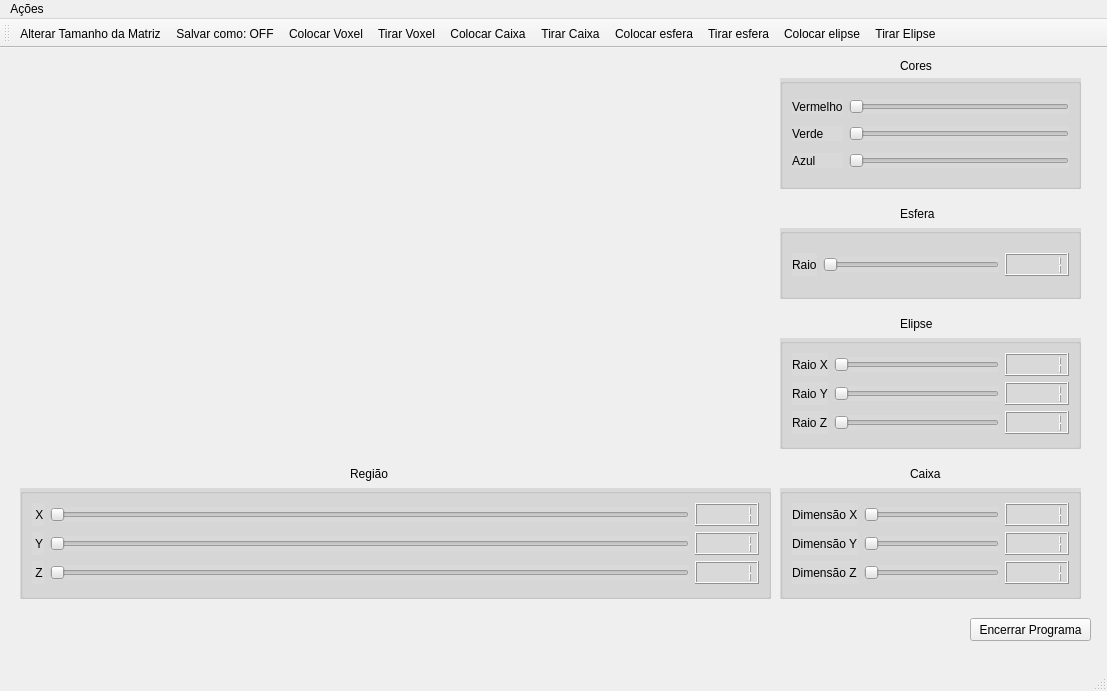
<?xml version="1.0" encoding="UTF-8"?>
<ui version="4.0">
 <class>MainWindow</class>
 <widget class="QMainWindow" name="MainWindow">
  <property name="geometry">
   <rect>
    <x>0</x>
    <y>0</y>
    <width>1107</width>
    <height>691</height>
   </rect>
  </property>
  <property name="windowTitle">
   <string>MainWindow</string>
  </property>
  <widget class="QWidget" name="centralwidget">
   <widget class="QPushButton" name="pushButtonQuit">
    <property name="geometry">
     <rect>
      <x>970</x>
      <y>570</y>
      <width>121</width>
      <height>23</height>
     </rect>
    </property>
    <property name="text">
     <string>Encerrar Programa</string>
    </property>
   </widget>
   <widget class="QLabel" name="labelEsfera">
    <property name="geometry">
     <rect>
      <x>900</x>
      <y>150</y>
      <width>51</width>
      <height>31</height>
     </rect>
    </property>
    <property name="styleSheet">
     <string notr="true">font: 14pt &quot;MS Shell Dlg 2&quot;;</string>
    </property>
    <property name="text">
     <string>Esfera</string>
    </property>
   </widget>
   <widget class="QLabel" name="labelCores">
    <property name="geometry">
     <rect>
      <x>900</x>
      <y>10</y>
      <width>61</width>
      <height>16</height>
     </rect>
    </property>
    <property name="styleSheet">
     <string notr="true">font: 14pt &quot;MS Shell Dlg 2&quot;;</string>
    </property>
    <property name="text">
     <string>Cores</string>
    </property>
   </widget>
   <widget class="QLabel" name="labelElipse">
    <property name="geometry">
     <rect>
      <x>900</x>
      <y>260</y>
      <width>51</width>
      <height>31</height>
     </rect>
    </property>
    <property name="styleSheet">
     <string notr="true">font: 14pt &quot;MS Shell Dlg 2&quot;;</string>
    </property>
    <property name="text">
     <string>Elipse</string>
    </property>
   </widget>
   <widget class="QGroupBox" name="groupBox">
    <property name="geometry">
     <rect>
      <x>20</x>
      <y>440</y>
      <width>751</width>
      <height>111</height>
     </rect>
    </property>
    <property name="styleSheet">
     <string notr="true">background-color: rgb(217, 217, 217);</string>
    </property>
    <layout class="QGridLayout" name="gridLayout_4">
     <item row="0" column="0">
      <widget class="QLabel" name="labelX">
       <property name="styleSheet">
        <string notr="true">font: 12pt &quot;MS Shell Dlg 2&quot;;</string>
       </property>
       <property name="text">
        <string> X</string>
       </property>
      </widget>
     </item>
     <item row="0" column="2">
      <widget class="QLCDNumber" name="lcdNumberX">
       <property name="styleSheet">
        <string notr="true">border-color: rgb(50, 227, 227);
font: 12pt &quot;MS Shell Dlg 2&quot;;

</string>
       </property>
       <property name="midLineWidth">
        <number>0</number>
       </property>
       <property name="intValue" stdset="0">
        <number>1</number>
       </property>
      </widget>
     </item>
     <item row="1" column="1">
      <widget class="QSlider" name="horizontalSliderY">
       <property name="orientation">
        <enum>Qt::Horizontal</enum>
       </property>
       <property name="tickInterval">
        <number>1</number>
       </property>
      </widget>
     </item>
     <item row="1" column="2">
      <widget class="QLCDNumber" name="lcdNumberY">
       <property name="styleSheet">
        <string notr="true">border-color: rgb(50, 227, 227);
font: 12pt &quot;MS Shell Dlg 2&quot;;

</string>
       </property>
       <property name="midLineWidth">
        <number>0</number>
       </property>
       <property name="intValue" stdset="0">
        <number>1</number>
       </property>
      </widget>
     </item>
     <item row="2" column="0">
      <widget class="QLabel" name="labelZ">
       <property name="styleSheet">
        <string notr="true">font: 12pt &quot;MS Shell Dlg 2&quot;;</string>
       </property>
       <property name="text">
        <string> Z</string>
       </property>
      </widget>
     </item>
     <item row="2" column="1">
      <widget class="QSlider" name="horizontalSliderz">
       <property name="orientation">
        <enum>Qt::Horizontal</enum>
       </property>
       <property name="tickInterval">
        <number>1</number>
       </property>
      </widget>
     </item>
     <item row="1" column="0">
      <widget class="QLabel" name="labelY">
       <property name="styleSheet">
        <string notr="true">font: 12pt &quot;MS Shell Dlg 2&quot;;</string>
       </property>
       <property name="text">
        <string> Y</string>
       </property>
      </widget>
     </item>
     <item row="2" column="2">
      <widget class="QLCDNumber" name="lcdNumberZ">
       <property name="styleSheet">
        <string notr="true">border-color: rgb(50, 227, 227);
font: 12pt &quot;MS Shell Dlg 2&quot;;

</string>
       </property>
       <property name="midLineWidth">
        <number>0</number>
       </property>
       <property name="intValue" stdset="0">
        <number>1</number>
       </property>
      </widget>
     </item>
     <item row="0" column="1">
      <widget class="QSlider" name="horizontalSliderX">
       <property name="orientation">
        <enum>Qt::Horizontal</enum>
       </property>
       <property name="tickInterval">
        <number>1</number>
       </property>
      </widget>
     </item>
    </layout>
   </widget>
   <widget class="QLabel" name="labelRegiaoxyz">
    <property name="geometry">
     <rect>
      <x>350</x>
      <y>410</y>
      <width>81</width>
      <height>31</height>
     </rect>
    </property>
    <property name="styleSheet">
     <string notr="true">font: 14pt &quot;MS Shell Dlg 2&quot;;</string>
    </property>
    <property name="text">
     <string>Região</string>
    </property>
   </widget>
   <widget class="QGroupBox" name="groupBox">
    <property name="geometry">
     <rect>
      <x>780</x>
      <y>30</y>
      <width>301</width>
      <height>111</height>
     </rect>
    </property>
    <property name="styleSheet">
     <string notr="true">background-color: rgb(217, 217, 217);</string>
    </property>
    <layout class="QGridLayout" name="gridLayout">
     <item row="0" column="0">
      <widget class="QLabel" name="labelRed">
       <property name="styleSheet">
        <string notr="true">font: 12pt &quot;MS Shell Dlg 2&quot;;</string>
       </property>
       <property name="text">
        <string>Vermelho</string>
       </property>
      </widget>
     </item>
     <item row="0" column="1">
      <widget class="QSlider" name="horizontalSliderVermelho">
       <property name="styleSheet">
        <string notr="true"/>
       </property>
       <property name="orientation">
        <enum>Qt::Horizontal</enum>
       </property>
      </widget>
     </item>
     <item row="1" column="0">
      <widget class="QLabel" name="labelGreen">
       <property name="styleSheet">
        <string notr="true">font: 12pt &quot;MS Shell Dlg 2&quot;;</string>
       </property>
       <property name="text">
        <string>Verde</string>
       </property>
      </widget>
     </item>
     <item row="1" column="1">
      <widget class="QSlider" name="horizontalSliderVerde">
       <property name="orientation">
        <enum>Qt::Horizontal</enum>
       </property>
      </widget>
     </item>
     <item row="2" column="0">
      <widget class="QLabel" name="labelBlue">
       <property name="styleSheet">
        <string notr="true">font: 12pt &quot;MS Shell Dlg 2&quot;;</string>
       </property>
       <property name="text">
        <string>Azul</string>
       </property>
      </widget>
     </item>
     <item row="2" column="1">
      <widget class="QSlider" name="horizontalSliderAzul">
       <property name="orientation">
        <enum>Qt::Horizontal</enum>
       </property>
      </widget>
     </item>
    </layout>
   </widget>
   <widget class="QGroupBox" name="groupBox">
    <property name="geometry">
     <rect>
      <x>780</x>
      <y>180</y>
      <width>301</width>
      <height>71</height>
     </rect>
    </property>
    <property name="styleSheet">
     <string notr="true">background-color: rgb(217, 217, 217);</string>
    </property>
    <layout class="QGridLayout" name="gridLayout_2">
     <item row="0" column="0">
      <widget class="QLabel" name="labelRaio_esfera">
       <property name="styleSheet">
        <string notr="true">font: 12pt &quot;MS Shell Dlg 2&quot;;</string>
       </property>
       <property name="text">
        <string>Raio</string>
       </property>
      </widget>
     </item>
     <item row="0" column="1">
      <widget class="QSlider" name="horizontalSliderEsfera">
       <property name="orientation">
        <enum>Qt::Horizontal</enum>
       </property>
       <property name="tickInterval">
        <number>1</number>
       </property>
      </widget>
     </item>
     <item row="0" column="2">
      <widget class="QLCDNumber" name="lcdNumberEsfera">
       <property name="styleSheet">
        <string notr="true">border-color: rgb(50, 227, 227);
font: 12pt &quot;MS Shell Dlg 2&quot;;
color: rgb(0, 0, 0);

</string>
       </property>
       <property name="midLineWidth">
        <number>0</number>
       </property>
       <property name="intValue" stdset="0">
        <number>1</number>
       </property>
      </widget>
     </item>
    </layout>
   </widget>
   <widget class="QGroupBox" name="groupBox">
    <property name="geometry">
     <rect>
      <x>780</x>
      <y>290</y>
      <width>301</width>
      <height>111</height>
     </rect>
    </property>
    <property name="styleSheet">
     <string notr="true">background-color: rgb(217, 217, 217);</string>
    </property>
    <layout class="QGridLayout" name="gridLayout_3">
     <item row="0" column="0">
      <widget class="QLabel" name="labelraiox_elipse">
       <property name="styleSheet">
        <string notr="true">font: 12pt &quot;MS Shell Dlg 2&quot;;</string>
       </property>
       <property name="text">
        <string>Raio X</string>
       </property>
      </widget>
     </item>
     <item row="0" column="2">
      <widget class="QLCDNumber" name="lcdNumberRaiox">
       <property name="styleSheet">
        <string notr="true">border-color: rgb(50, 227, 227);
font: 12pt &quot;MS Shell Dlg 2&quot;;

</string>
       </property>
       <property name="midLineWidth">
        <number>0</number>
       </property>
       <property name="intValue" stdset="0">
        <number>1</number>
       </property>
      </widget>
     </item>
     <item row="1" column="1">
      <widget class="QSlider" name="horizontalSliderRaioy">
       <property name="orientation">
        <enum>Qt::Horizontal</enum>
       </property>
       <property name="tickInterval">
        <number>1</number>
       </property>
      </widget>
     </item>
     <item row="1" column="2">
      <widget class="QLCDNumber" name="lcdNumberRaioy">
       <property name="styleSheet">
        <string notr="true">border-color: rgb(50, 227, 227);
font: 12pt &quot;MS Shell Dlg 2&quot;;

</string>
       </property>
       <property name="midLineWidth">
        <number>0</number>
       </property>
       <property name="intValue" stdset="0">
        <number>1</number>
       </property>
      </widget>
     </item>
     <item row="2" column="0">
      <widget class="QLabel" name="labelRaioz_elipse">
       <property name="styleSheet">
        <string notr="true">font: 12pt &quot;MS Shell Dlg 2&quot;;</string>
       </property>
       <property name="text">
        <string>Raio Z</string>
       </property>
      </widget>
     </item>
     <item row="2" column="1">
      <widget class="QSlider" name="horizontalSliderRaioz">
       <property name="orientation">
        <enum>Qt::Horizontal</enum>
       </property>
       <property name="tickInterval">
        <number>1</number>
       </property>
      </widget>
     </item>
     <item row="1" column="0">
      <widget class="QLabel" name="labelRaioy_elipse">
       <property name="styleSheet">
        <string notr="true">font: 12pt &quot;MS Shell Dlg 2&quot;;</string>
       </property>
       <property name="text">
        <string>Raio Y</string>
       </property>
      </widget>
     </item>
     <item row="2" column="2">
      <widget class="QLCDNumber" name="lcdNumberRaioz">
       <property name="styleSheet">
        <string notr="true">border-color: rgb(50, 227, 227);
font: 12pt &quot;MS Shell Dlg 2&quot;;

</string>
       </property>
       <property name="midLineWidth">
        <number>0</number>
       </property>
       <property name="intValue" stdset="0">
        <number>1</number>
       </property>
      </widget>
     </item>
     <item row="0" column="1">
      <widget class="QSlider" name="horizontalSliderRaiox">
       <property name="orientation">
        <enum>Qt::Horizontal</enum>
       </property>
       <property name="tickInterval">
        <number>1</number>
       </property>
      </widget>
     </item>
    </layout>
   </widget>
   <widget class="Plotter" name="widget" native="true">
    <property name="geometry">
     <rect>
      <x>0</x>
      <y>0</y>
      <width>771</width>
      <height>411</height>
     </rect>
    </property>
   </widget>
   <widget class="QGroupBox" name="groupBox_2">
    <property name="geometry">
     <rect>
      <x>780</x>
      <y>440</y>
      <width>301</width>
      <height>111</height>
     </rect>
    </property>
    <property name="styleSheet">
     <string notr="true">background-color: rgb(217, 217, 217);</string>
    </property>
    <layout class="QGridLayout" name="gridLayout_5">
     <item row="0" column="0">
      <widget class="QLabel" name="labelraiox_elipse_2">
       <property name="styleSheet">
        <string notr="true">font: 12pt &quot;MS Shell Dlg 2&quot;;</string>
       </property>
       <property name="text">
        <string>Dimensão X</string>
       </property>
      </widget>
     </item>
     <item row="0" column="2">
      <widget class="QLCDNumber" name="lcdNumberBX">
       <property name="styleSheet">
        <string notr="true">border-color: rgb(50, 227, 227);
font: 12pt &quot;MS Shell Dlg 2&quot;;

</string>
       </property>
       <property name="midLineWidth">
        <number>0</number>
       </property>
       <property name="intValue" stdset="0">
        <number>1</number>
       </property>
      </widget>
     </item>
     <item row="1" column="1">
      <widget class="QSlider" name="horizontalBY">
       <property name="orientation">
        <enum>Qt::Horizontal</enum>
       </property>
       <property name="tickInterval">
        <number>1</number>
       </property>
      </widget>
     </item>
     <item row="1" column="2">
      <widget class="QLCDNumber" name="lcdNumberRaioyBY">
       <property name="styleSheet">
        <string notr="true">border-color: rgb(50, 227, 227);
font: 12pt &quot;MS Shell Dlg 2&quot;;

</string>
       </property>
       <property name="midLineWidth">
        <number>0</number>
       </property>
       <property name="intValue" stdset="0">
        <number>1</number>
       </property>
      </widget>
     </item>
     <item row="2" column="0">
      <widget class="QLabel" name="labelRaioz_elipse_2">
       <property name="styleSheet">
        <string notr="true">font: 12pt &quot;MS Shell Dlg 2&quot;;</string>
       </property>
       <property name="text">
        <string>Dimensão Z</string>
       </property>
      </widget>
     </item>
     <item row="2" column="1">
      <widget class="QSlider" name="horizontalBZ">
       <property name="orientation">
        <enum>Qt::Horizontal</enum>
       </property>
       <property name="tickInterval">
        <number>1</number>
       </property>
      </widget>
     </item>
     <item row="1" column="0">
      <widget class="QLabel" name="labelRaioy_elipse_2">
       <property name="styleSheet">
        <string notr="true">font: 12pt &quot;MS Shell Dlg 2&quot;;</string>
       </property>
       <property name="text">
        <string>Dimensão Y</string>
       </property>
      </widget>
     </item>
     <item row="2" column="2">
      <widget class="QLCDNumber" name="lcdNumberBZ">
       <property name="styleSheet">
        <string notr="true">border-color: rgb(50, 227, 227);
font: 12pt &quot;MS Shell Dlg 2&quot;;

</string>
       </property>
       <property name="midLineWidth">
        <number>0</number>
       </property>
       <property name="intValue" stdset="0">
        <number>1</number>
       </property>
      </widget>
     </item>
     <item row="0" column="1">
      <widget class="QSlider" name="horizontalBX">
       <property name="orientation">
        <enum>Qt::Horizontal</enum>
       </property>
       <property name="tickInterval">
        <number>1</number>
       </property>
      </widget>
     </item>
    </layout>
   </widget>
   <widget class="QLabel" name="labelElipse_2">
    <property name="geometry">
     <rect>
      <x>910</x>
      <y>410</y>
      <width>51</width>
      <height>31</height>
     </rect>
    </property>
    <property name="styleSheet">
     <string notr="true">font: 14pt &quot;MS Shell Dlg 2&quot;;</string>
    </property>
    <property name="text">
     <string>Caixa</string>
    </property>
   </widget>
  </widget>
  <widget class="QMenuBar" name="menubar">
   <property name="geometry">
    <rect>
     <x>0</x>
     <y>0</y>
     <width>1107</width>
     <height>21</height>
    </rect>
   </property>
   <widget class="QMenu" name="menuA_es">
    <property name="title">
     <string>Ações</string>
    </property>
   </widget>
   <addaction name="menuA_es"/>
  </widget>
  <widget class="QStatusBar" name="statusbar"/>
  <widget class="QToolBar" name="toolBar">
   <property name="windowTitle">
    <string>toolBar</string>
   </property>
   <property name="movable">
    <bool>true</bool>
   </property>
   <property name="iconSize">
    <size>
     <width>45</width>
     <height>45</height>
    </size>
   </property>
   <attribute name="toolBarArea">
    <enum>TopToolBarArea</enum>
   </attribute>
   <attribute name="toolBarBreak">
    <bool>false</bool>
   </attribute>
   <addaction name="actionAlterar_Tamanho_da_Matriz"/>
   <addaction name="actionSalvar"/>
   <addaction name="actionColocar_Voxel"/>
   <addaction name="actionTirar_Voxel"/>
   <addaction name="actionColocar_Caixa"/>
   <addaction name="actionTirar_Caixa"/>
   <addaction name="actionColocar_esfera"/>
   <addaction name="actionTirar_esfera"/>
   <addaction name="actionColocar_elipse"/>
   <addaction name="actionTirar_Elipse"/>
  </widget>
  <action name="actionColocar_Caixa">
   <property name="icon">
    <iconset resource="Icons.qrc">
     <normaloff>:/Imagens/Icons/PutBox.png</normaloff>
     <normalon>Icons/PutBox.png</normalon>:/Imagens/Icons/PutBox.png</iconset>
   </property>
   <property name="text">
    <string>Colocar Caixa</string>
   </property>
   <property name="toolTip">
    <string>&lt;html&gt;&lt;head/&gt;&lt;body&gt;&lt;p&gt;Colocar Caixa&lt;/p&gt;&lt;/body&gt;&lt;/html&gt;</string>
   </property>
  </action>
  <action name="actionTirar_Caixa">
   <property name="icon">
    <iconset resource="Icons.qrc">
     <normaloff>:/Imagens/Icons/CutBox.png</normaloff>:/Imagens/Icons/CutBox.png</iconset>
   </property>
   <property name="text">
    <string>Tirar Caixa</string>
   </property>
  </action>
  <action name="actionColocar_Voxel">
   <property name="icon">
    <iconset resource="Icons.qrc">
     <normaloff>:/Imagens/Icons/PutVoxel.png</normaloff>:/Imagens/Icons/PutVoxel.png</iconset>
   </property>
   <property name="text">
    <string>Colocar Voxel</string>
   </property>
  </action>
  <action name="actionTirar_Voxel">
   <property name="icon">
    <iconset resource="Icons.qrc">
     <normaloff>:/Imagens/Icons/CutVoxel.png</normaloff>:/Imagens/Icons/CutVoxel.png</iconset>
   </property>
   <property name="text">
    <string>Tirar Voxel</string>
   </property>
  </action>
  <action name="actionColocar_esfera">
   <property name="icon">
    <iconset resource="Icons.qrc">
     <normaloff>:/Imagens/Icons/PutSphere.png</normaloff>:/Imagens/Icons/PutSphere.png</iconset>
   </property>
   <property name="text">
    <string>Colocar esfera</string>
   </property>
  </action>
  <action name="actionTirar_esfera">
   <property name="icon">
    <iconset resource="Icons.qrc">
     <normaloff>:/Imagens/Icons/CutSphere.png</normaloff>:/Imagens/Icons/CutSphere.png</iconset>
   </property>
   <property name="text">
    <string>Tirar esfera</string>
   </property>
  </action>
  <action name="actionColocar_elipse">
   <property name="icon">
    <iconset resource="Icons.qrc">
     <normaloff>:/Imagens/Icons/PutElipsoide.png</normaloff>:/Imagens/Icons/PutElipsoide.png</iconset>
   </property>
   <property name="text">
    <string>Colocar elipse</string>
   </property>
  </action>
  <action name="actionTirar_Elipse">
   <property name="icon">
    <iconset resource="Icons.qrc">
     <normaloff>:/Imagens/Icons/CutElipsoide.png</normaloff>:/Imagens/Icons/CutElipsoide.png</iconset>
   </property>
   <property name="text">
    <string>Tirar Elipse</string>
   </property>
  </action>
  <action name="actionAlterar_Tamanho_da_Matriz">
   <property name="icon">
    <iconset resource="Icons.qrc">
     <normaloff>:/Imagens/Icons/Tamanho.PNG</normaloff>:/Imagens/Icons/Tamanho.PNG</iconset>
   </property>
   <property name="text">
    <string>Alterar Tamanho da Matriz</string>
   </property>
  </action>
  <action name="actionSalvar">
   <property name="icon">
    <iconset resource="Icons.qrc">
     <normaloff>:/Imagens/Icons/Salvar.PNG</normaloff>:/Imagens/Icons/Salvar.PNG</iconset>
   </property>
   <property name="text">
    <string>Salvar como: OFF</string>
   </property>
  </action>
 </widget>
 <customwidgets>
  <customwidget>
   <class>Plotter</class>
   <extends>QWidget</extends>
   <header>plotter.h</header>
   <container>1</container>
  </customwidget>
 </customwidgets>
 <resources>
  <include location="Icons.qrc"/>
 </resources>
 <connections>
  <connection>
   <sender>horizontalSliderEsfera</sender>
   <signal>valueChanged(int)</signal>
   <receiver>lcdNumberEsfera</receiver>
   <slot>display(int)</slot>
   <hints>
    <hint type="sourcelabel">
     <x>948</x>
     <y>286</y>
    </hint>
    <hint type="destinationlabel">
     <x>1036</x>
     <y>291</y>
    </hint>
   </hints>
  </connection>
  <connection>
   <sender>horizontalSliderRaiox</sender>
   <signal>valueChanged(int)</signal>
   <receiver>lcdNumberRaiox</receiver>
   <slot>display(int)</slot>
   <hints>
    <hint type="sourcelabel">
     <x>985</x>
     <y>394</y>
    </hint>
    <hint type="destinationlabel">
     <x>1024</x>
     <y>396</y>
    </hint>
   </hints>
  </connection>
  <connection>
   <sender>horizontalSliderRaioy</sender>
   <signal>valueChanged(int)</signal>
   <receiver>lcdNumberRaioy</receiver>
   <slot>display(int)</slot>
   <hints>
    <hint type="sourcelabel">
     <x>951</x>
     <y>417</y>
    </hint>
    <hint type="destinationlabel">
     <x>1009</x>
     <y>418</y>
    </hint>
   </hints>
  </connection>
  <connection>
   <sender>horizontalSliderRaioz</sender>
   <signal>valueChanged(int)</signal>
   <receiver>lcdNumberRaioz</receiver>
   <slot>display(int)</slot>
   <hints>
    <hint type="sourcelabel">
     <x>907</x>
     <y>451</y>
    </hint>
    <hint type="destinationlabel">
     <x>1021</x>
     <y>457</y>
    </hint>
   </hints>
  </connection>
  <connection>
   <sender>horizontalSliderX</sender>
   <signal>valueChanged(int)</signal>
   <receiver>lcdNumberX</receiver>
   <slot>display(int)</slot>
   <hints>
    <hint type="sourcelabel">
     <x>611</x>
     <y>549</y>
    </hint>
    <hint type="destinationlabel">
     <x>760</x>
     <y>550</y>
    </hint>
   </hints>
  </connection>
  <connection>
   <sender>horizontalSliderY</sender>
   <signal>valueChanged(int)</signal>
   <receiver>lcdNumberY</receiver>
   <slot>display(int)</slot>
   <hints>
    <hint type="sourcelabel">
     <x>590</x>
     <y>580</y>
    </hint>
    <hint type="destinationlabel">
     <x>760</x>
     <y>581</y>
    </hint>
   </hints>
  </connection>
  <connection>
   <sender>horizontalSliderz</sender>
   <signal>valueChanged(int)</signal>
   <receiver>lcdNumberZ</receiver>
   <slot>display(int)</slot>
   <hints>
    <hint type="sourcelabel">
     <x>587</x>
     <y>611</y>
    </hint>
    <hint type="destinationlabel">
     <x>760</x>
     <y>612</y>
    </hint>
   </hints>
  </connection>
  <connection>
   <sender>horizontalBX</sender>
   <signal>valueChanged(int)</signal>
   <receiver>lcdNumberBX</receiver>
   <slot>display(int)</slot>
   <hints>
    <hint type="sourcelabel">
     <x>991</x>
     <y>539</y>
    </hint>
    <hint type="destinationlabel">
     <x>1021</x>
     <y>544</y>
    </hint>
   </hints>
  </connection>
  <connection>
   <sender>horizontalBY</sender>
   <signal>valueChanged(int)</signal>
   <receiver>lcdNumberRaioyBY</receiver>
   <slot>display(int)</slot>
   <hints>
    <hint type="sourcelabel">
     <x>975</x>
     <y>571</y>
    </hint>
    <hint type="destinationlabel">
     <x>1021</x>
     <y>577</y>
    </hint>
   </hints>
  </connection>
  <connection>
   <sender>horizontalBZ</sender>
   <signal>valueChanged(int)</signal>
   <receiver>lcdNumberBZ</receiver>
   <slot>display(int)</slot>
   <hints>
    <hint type="sourcelabel">
     <x>945</x>
     <y>601</y>
    </hint>
    <hint type="destinationlabel">
     <x>1023</x>
     <y>604</y>
    </hint>
   </hints>
  </connection>
 </connections>
</ui>
